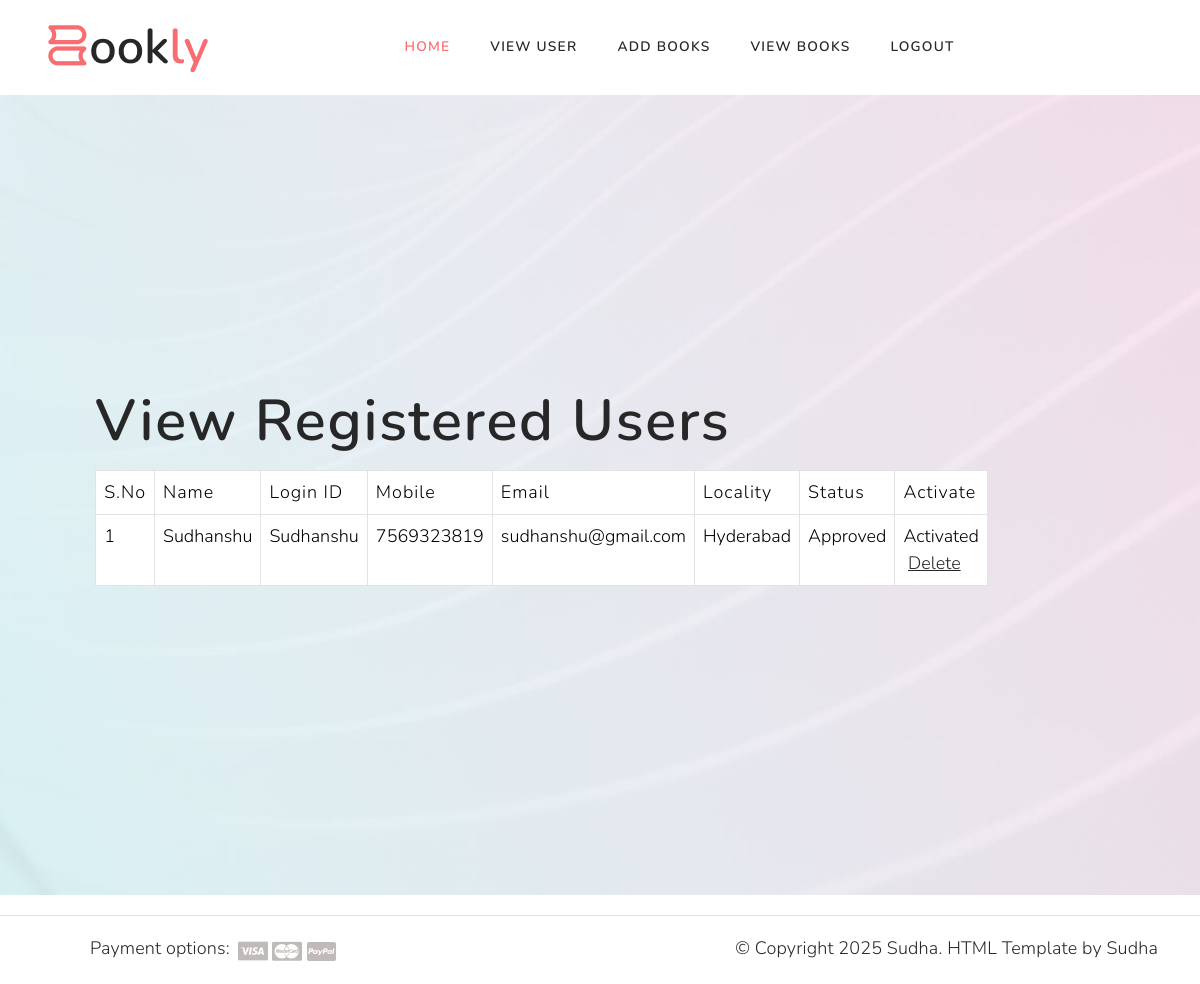
Page /ViewRegisteredUsers/ on the committed database.
### users/models.py (models this page shows, shortened)
class UserRegistrationModel(models.Model):
    name = models.CharField(max_length=100)
    loginid = models.CharField(unique=True, max_length=100)
    password = models.CharField(max_length=100)
    mobile = models.CharField(max_length=100)
    email = models.CharField(max_length=100)
    locality = models.CharField(max_length=100)
    address = models.CharField(max_length=1000)
    city = models.CharField(max_length=100)
    state = models.CharField(max_length=100)
    status = models.CharField(max_length=100)
    class Meta:
        db_table = 'UserRegistration'

### admins/views.py (the view)
# urls.py: path("ViewRegisteredUsers/", admins.ViewRegisteredUsers, name="ViewRegisteredUsers"),
def ViewRegisteredUsers(request):
    data = UserRegistrationModel.objects.all()
    return render(request, 'admins/ViewRegisterUsers.html', {'data':data})

### assets/templates/admins/ViewRegisterUsers.html
{%extends 'admins/adminbase.html'%}
{%block contents%}
<div class="main_title">
						<h2>View Registered users</h2>
						<p>
 <table class="table table-bordered bg-light text-dark">
    <thead>
      <tr>
        <th>S.No</th>
        <th>Name</th>
        <th>Login ID</th>
        <th>Mobile</th>
        <th>Email</th>
        <th>Locality</th>
        <th>Status</th>
        <th>Activate</th>
      </tr>
    </thead>
    <tbody>
                                              {% for i in data %}
                                            <tr style="color: Black">
                                                <td>{{forloop.counter}}</td>
                                                <td>{{i.name}}</td>
                                                <td>{{i.loginid}}</td>
                                                <td>{{i.mobile}}</td>
                                                <td>{{i.email}}</td>
                                                <td>{{i.locality}}</td>
                                                <td>{{i.status}}</td>
                                                {% if i.status == 'Pending' %}
                                                <td><a class="btn-link" href="/AdminActivaUsers/?uid={{ i.id }}"
                                                       style="color:DARKBLUE">Approved</a></td>
                                                {% else %}
                                                <td> Activated &nbsp;<a class="btn-link" href="/AdminDeleteUsers/?uid={{ i.id }}">Delete</a></td>
                                                {% endif %}
                                            </tr>
                                            {% endfor %}
    </tbody>
  </table>
                        </p>
					</div>
{%endblock%}

### assets/static/style.css (style rules this page uses)
:root { --accent-color: #717171; --white-color: #fff; --black-color: #272727; --gray-color: #F3F3F3; --gray-color-200: #E3E3E3; --gray-color-300: #E0E0E0; --gray-color-500: #D0D0D0; --gray-color-800: #3A3A3A; --light-gray-color: #D2D2D2; --primary-color: #F86D72; --bs-body-color: #272727; --bs-secondary-color: #FFE8F0; --bs-secondary-rgb: 255, 232, 240; --bs-primary-rgb: 248,109,114; --bs-border-color: #E3E3E3; --bs-dropdown-link-active-bg: #F5F5F5; --light-color: #F8F8F8; --light-blue-color: #EDF1F3; --navbar-color-color: #131814; --swiper-theme-color: #4A4A4A; --swiper-pagination-color: #4A4A4A; --bs-box-shadow: 0 0.2rem 0.6rem rgba(0, 0, 0, 0.08); --bs-btn-font-size: 1rem; }
:root { --body-font : "Nunito", sans-serif; --heading-font : "Nunito", sans-serif; }
*, *::before, *::after { -webkit-box-sizing: border-box; -moz-box-sizing: border-box; box-sizing: border-box; }
html { box-sizing: border-box; }
body { font-family: var(--body-font); font-size: 18px; font-weight: 300; margin: 0; }
p { color: var(--black-color); letter-spacing: 0.01rem; line-height: normal; }
a { color: var(--black-color); text-decoration: none; transition: 0.3s color ease-out; }
.bg-light { background: var(--light-color); }
h1, h2, h3, h4, h5, h6 { font-family: var(--heading-font); text-transform: capitalize; letter-spacing: 0.03em; font-weight: 600; line-height: 115%; }
h2 { font-size: 3.6rem; }
th { font-weight: 300; letter-spacing: 0.06rem; }

### rows in the picture
UserRegistrationModel: name "Sudhanshu", loginid "Sudhanshu", mobile "7569323819", email "sudhanshu@gmail.com", locality "Hyderabad", status "Approved"
